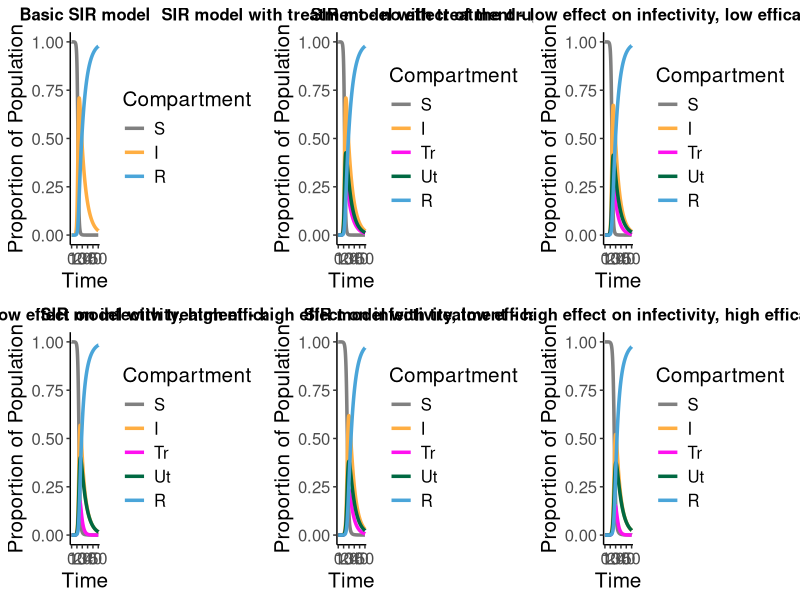

The R source for this figure:
#Adding R libraries - do install previously if needed

library("ggplot2")
library("RColorBrewer")
library("deSolve")
library("reshape2")
library("gridExtra")

# Set initial parameters for the population that are used for all plots
  # Proportion in each compartment:
  # Susceptible (S) 0.999998
  # Infected (I) 0.000002
  # Recovered (R) 0
    # For the SIR model with treatment, the starting population of I is transferred to:
    # Treated (Tr) 0.000001
    # Untreated (Ut) 0.000001
init1<- c(S = 1-1e-6, I = 2e-6, R = 0.0)
init2<- c(S = 1-1e-6, I= 0.0, Tr = 1e-6, Ut = 1e-6, R = 0.0)
  # Time frame
times <- seq(0, 50, by = 0.01)

# Parameters for transmission rates:
  # beta: infection parameter
  # gamma: recovery parameter
  # alpha: treatment parameter
  # zeta: effect of treatment to infectivity parameter
  # eff: efficacy of treatment on recovery parameter

# Create an SIR function
sir <- function(time, state, parameters) {
  
  with(as.list(c(state, parameters)), {
    
    dS <- -beta * S * I
    dI <- beta * S * I - gamma * I
    dR <- gamma * I
    
    return(list(c(dS, dI, dR)))
  })
}

# Parameters for SIR:
parameters_basic <- c(beta = 1.2,
                      gamma = 0.1)

# Solve using ode (General Solver for Ordinary Differential Equations)
out1 <- ode(y = init1, times = times, func = sir, parms = parameters_basic)
# change to data frame
out1 <- as.data.frame(out1)

head(out1)

data.sir <- melt(out1,id="time",measure=c("S","I","R"))

names(data.sir) = c("Time","Compartment","Value")

plot1 <- ggplot(data.sir)+
  geom_line(aes(x = Time, y = Value, color = Compartment), linewidth = 1.2) +
  theme_minimal() +
  xlab("Time") +
  ylab("Proportion of Population") +
  theme_classic() +
  theme(text = element_text(size = 15)) +
  ylim(0, 1) +
  scale_color_manual(values = c("#808080", "#FFAE42", "#4aa5d9")) +
  theme(plot.title = element_text(size = 12, face = "bold"))

# Create an SIR function with treatment
sir_t <- function(time, state, parameters) {
  
  with(as.list(c(state, parameters)), {
    # Ut+Tr are the same as I within SIR
    # From the whole Ut+Tr transmission rate, the effect of the Tr group gets subtracted
    dS <- -(beta * S * (Ut+Tr) - beta * (1-zeta) * S * Tr)
    dI <- (beta * S * (Ut+Tr) - beta * (1-zeta) * S * Tr) -eff * gamma * Tr - gamma * Ut
    dTr <- alpha* (beta * S * (Ut+Tr) - beta * (1-zeta) * S * Tr) - eff * gamma * Tr
    dUt <- (1-alpha) * (beta * S * (Ut+Tr) - beta * (1-zeta) * S * Tr) - gamma * Ut
    dR <- gamma * Ut + eff * gamma * Tr
    
    return(list(c(dS, dI, dTr, dUt, dR)))
  })
}

# Parameters used for SIR with treatment:
#SIR with treatment, 40% get treatment, alpha = 0.4
#SIR with treatment - no effect of the drug - introduction of Tr and Ut
parameters_2 <- c(parameters_basic, alpha = 0.4, zeta = 1, eff = 1)
#SIR with treatment - high zeta  , low eff - low effect on infectivity, low efficacy on treatment
parameters_3 <- c(parameters_basic, alpha = 0.4, zeta = 0.8, eff = 1.25)
#SIR with treatment - high zeta  , high eff - low effect on infectivity, high efficacy on treatment
parameters_4 <- c(parameters_basic, alpha = 0.4, zeta = 0.8, eff = 3)
#SIR with treatment - low zeta , low eff - high effect on infectivity, low efficacy on treatment
parameters_5 <- c(parameters_basic, alpha = 0.4, zeta = 0.33, eff = 1.25)
#SIR with treatment - low zeta , high eff - high effect on infectivity, high efficacy on treatment
parameters_6 <- c(parameters_basic, alpha = 0.4, zeta = 0.33, eff = 3)

parameter_treatment <- list(parameters_2,parameters_3,parameters_4,parameters_5,parameters_6)
plot_treatment <- list()

#loop for different settings/parameters
for (i in 1:5){
  parameters <- get(paste0("parameters_",i+1))
  # Solve using ode (General Solver for Ordinary Differential Equations)
  out <- ode(y = init2, times = times, func = sir_t, parms = parameters)
  # change to data frame
  out <- as.data.frame(out)

  head(out)

  data.sir_t <- melt(out,id="time",measure=c("S", "I", "Tr","Ut","R"))

  names(data.sir_t) = c("Time","Compartment","Value")

  plot_treatment[[i]] <- ggplot(data.sir_t)+
    geom_line(aes(x = Time, y = Value, color = Compartment), linewidth = 1.2) +
    theme_minimal() +
    xlab("Time") +
    ylab("Proportion of Population") +
    theme_classic() +
    theme(text = element_text(size = 15)) +
    ylim(0, 1) +
    scale_color_manual(values = c("#808080", "#FFAE42","#FF10F0","#006942", "#4aa5d9")) +
    theme(plot.title = element_text(size = 12, face = "bold"))
}
#adding the title of the plots
plot1 <- plot1 + ggtitle("Basic SIR model")+theme(plot.title = element_text(hjust = 0.5, size = 12))
plot_treatment[[1]] <- plot_treatment[[1]]+ ggtitle("SIR model with treatment - no effect of the drug")+theme(plot.title = element_text(hjust = 0.5, size = 12))
plot_treatment[[2]] <- plot_treatment[[2]]+ ggtitle("SIR model with treatment - low effect on infectivity, low efficacy on treatment")+theme(plot.title = element_text(hjust = 0.5, size = 12))
plot_treatment[[3]] <- plot_treatment[[3]]+ ggtitle("SIR model with treatment - low effect on infectivity, high efficacy on treatment")+theme(plot.title = element_text(hjust = 0.5, size = 12))
plot_treatment[[4]] <- plot_treatment[[4]]+ ggtitle("SIR model with treatment - high effect on infectivity, low efficacy on treatment")+theme(plot.title = element_text(hjust = 0.5, size = 12))
plot_treatment[[5]] <- plot_treatment[[5]]+ ggtitle("SIR model with treatment - high effect on infectivity, high efficacy on treatment")+theme(plot.title = element_text(hjust = 0.5, size = 12))

# all plots in one grid
grid.arrange(plot1,
             plot_treatment[[1]],
             plot_treatment[[2]],
             plot_treatment[[3]],
             plot_treatment[[4]],
             plot_treatment[[5]],
             ncol=3,nrow=2)

# To access the single plots for proper human readability remove the #:
#plot1
#plot_treatment[[1]]
#plot_treatment[[2]]
#plot_treatment[[3]]
#plot_treatment[[4]]
#plot_treatment[[5]]
